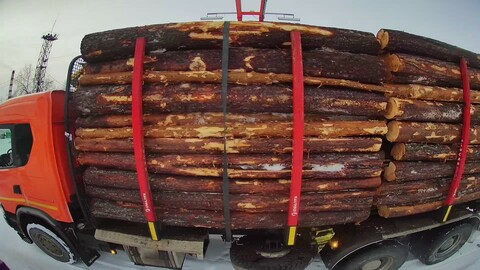
#> input picture reports/front.jpg, 480 x 270 px
$ python -i image_stitcher.py   (imports and definitions only)
#> lines starting #> are read from the running program, lines starting #| are printed output that depends on the picture
from pathlib import Path

import cv2
import numpy as np
import imutils
from tqdm import tqdm
from typing import Sequence, Union

from definitions import ROOT_DIR, DATA_DIR
from src.data.data_load import get_image_by_path
from src.data.data_preprocessing import prepare_image


class ImageStitcher:
    def __init__(self,
                 feature_extractor: str = 'sift',
                 feature_matching: str = 'bf',
                 match_ratio: float = 0.75):
        self.feature_extractor = feature_extractor
        if feature_extractor not in ['sift', 'surf', 'orb', 'brisk']:
            raise ValueError("feature_extractor must be 'sift', 'surf', 'orb' or 'brisk'")
        self.descriptor = None
        self._build_descriptor()

        self.feature_matching = feature_matching
        if feature_matching not in ['bf', 'knn']:
            raise ValueError("feature_matching must be 'bf' or 'knn'")
        self.matcher = None
        self._build_matcher()

        self.match_ratio = match_ratio

    def _build_descriptor(self) -> None:
        descriptors = {
            'sift': cv2.SIFT_create,
            'surf': cv2.xfeatures2d.SURF_create,
            'brisk': cv2.BRISK_create,
            'orb': cv2.ORB_create,
        }
        self.descriptor = descriptors[self.feature_extractor]()

    def _build_matcher(self) -> None:
        cross_check = self.feature_matching == 'bf'
        if self.feature_extractor in ['sift', 'surf']:
            self.matcher = cv2.BFMatcher(cv2.NORM_L2, crossCheck=cross_check)
        else:  # 'orb' or 'brisk'
            self.matcher = cv2.BFMatcher(cv2.NORM_HAMMING, crossCheck=cross_check)

    def _get_keypoints_and_features(self, img: np.ndarray):
        kps, features = self.descriptor.detectAndCompute(img, None)
        return kps, features

    def _match_keypoints(self, features_a, features_b):
        matches = []
        if self.feature_matching == 'bf':  # brute force
            best_matches = self.matcher.match(features_a, features_b)

            # Sort the features in order of distance.
            # The points with small distance (more similarity) are ordered first in the vector
            matches = sorted(best_matches, key=lambda x: x.distance)
        elif self.feature_matching == 'knn':
            # compute the raw matches and initialize the list of actual matches
            raw_matches = self.matcher.knnMatch(features_a, features_b, k=2)

            for m, n in raw_matches:
                # ensure the distance is within a certain ratio of each
                # other (i.e. Lowe's ratio test)
                if m.distance < n.distance * self.match_ratio:
                    matches.append(m)
        # print('Match: ', len(matches))
        return matches

    def _get_homography_matrix(self, kps_a, kps_b, matches, threshold):
        # convert the keypoints to numpy arrays
        kps_a = np.float32([kp.pt for kp in kps_a])
        kps_b = np.float32([kp.pt for kp in kps_b])

        # print('Homo:', kps_a.shape, kps_b.shape)

        H_matrix = None
        if len(matches) > 4:
            # construct the two sets of points
            pts_a = np.float32([kps_a[m.queryIdx] for m in matches])
            pts_b = np.float32([kps_b[m.trainIdx] for m in matches])

            # estimate the homography between the sets of points
            (H_matrix, status) = cv2.findHomography(pts_a, pts_b, cv2.RANSAC, threshold)
        return H_matrix

    def stitch(self,
               img_left: np.ndarray,
               img_right: np.ndarray,
               only_x: bool = False) -> np.ndarray:
        gray_left = cv2.cvtColor(img_left, cv2.COLOR_BGR2GRAY)
        gray_right = cv2.cvtColor(img_right, cv2.COLOR_BGR2GRAY)

        kps_a, features_a = self._get_keypoints_and_features(gray_right)
        kps_b, features_b = self._get_keypoints_and_features(gray_left)

        matches = self._match_keypoints(features_a, features_b)

        H = self._get_homography_matrix(kps_a, kps_b, matches, threshold=4)
        if H is None:
            return img_left

        if only_x:
            x_shift = H[0, 2]
            H = np.zeros_like(H)
            H[0, 0] = H[1, 1] = H[2, 2] = 1.0
            H[0, 2] = x_shift

        width = img_left.shape[1] + img_right.shape[1]
        height = img_left.shape[0] + img_right.shape[0]

        merged = cv2.warpPerspective(img_right, H, (width, height))
        merged[0:img_left.shape[0], 0:img_left.shape[1]] = img_left

        # transform the panorama image to grayscale and threshold it
        merged_gray = cv2.cvtColor(merged, cv2.COLOR_BGR2GRAY)
        thresh = cv2.threshold(merged_gray, 0, 255, cv2.THRESH_BINARY)[1]

        # Finds contours from the binary image
        cnts = cv2.findContours(thresh.copy(), cv2.RETR_EXTERNAL, cv2.CHAIN_APPROX_SIMPLE)
        cnts = imutils.grab_contours(cnts)

        # get the maximum contour area
        c = max(cnts, key=cv2.contourArea)

        # get a bbox from the contour area
        (x, y, w, h) = cv2.boundingRect(c)

        # crop the image to the bbox coordinates
        result = merged[y:y + h, x:x + w]
        return result

    def stitch_images(self,
                      img_list: Sequence[np.ndarray],
                      by_pairs: bool = False,
                      only_x: bool = False):
        assert len(img_list) > 0
        if by_pairs:
            imgs = img_list
            while len(imgs) > 1:
                # print(len(imgs))
                buffer = []
                for i in range(0, len(imgs), 2):
                    if i + 1 < len(imgs):
                        buffer.append(self.stitch(imgs[i], imgs[i + 1], only_x=only_x))
                    else:
                        buffer.append(imgs[i])
                imgs = [x for x in buffer]
            return imgs[0]

        img_left = img_list[0]
        for img in img_list[1:]:
            img_left = self.stitch(img_left, img, only_x=only_x)
        return img_left


# [2 lines not run here, left out]

>>> import cv2
>>> picture = cv2.imread('../../reports/front.jpg', cv2.IMREAD_GRAYSCALE)
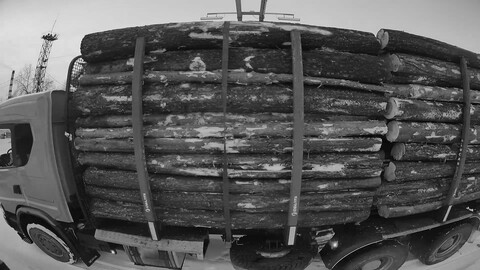
#> picture: shape (270, 480); min 0, max 243, mean 87.7
>>> result = ImageStitcher().stitch_images(picture)
#> in stitch_images, `img_left = img_list[0]`: img_left = 480 values, max 207 at index 100, min 63 at index 264, mean 189
#> the loop in stitch_images, `for img in img_list[1:]:` made 1 pass
#> (the run stopped early here; a loop or call above may not have finished)
